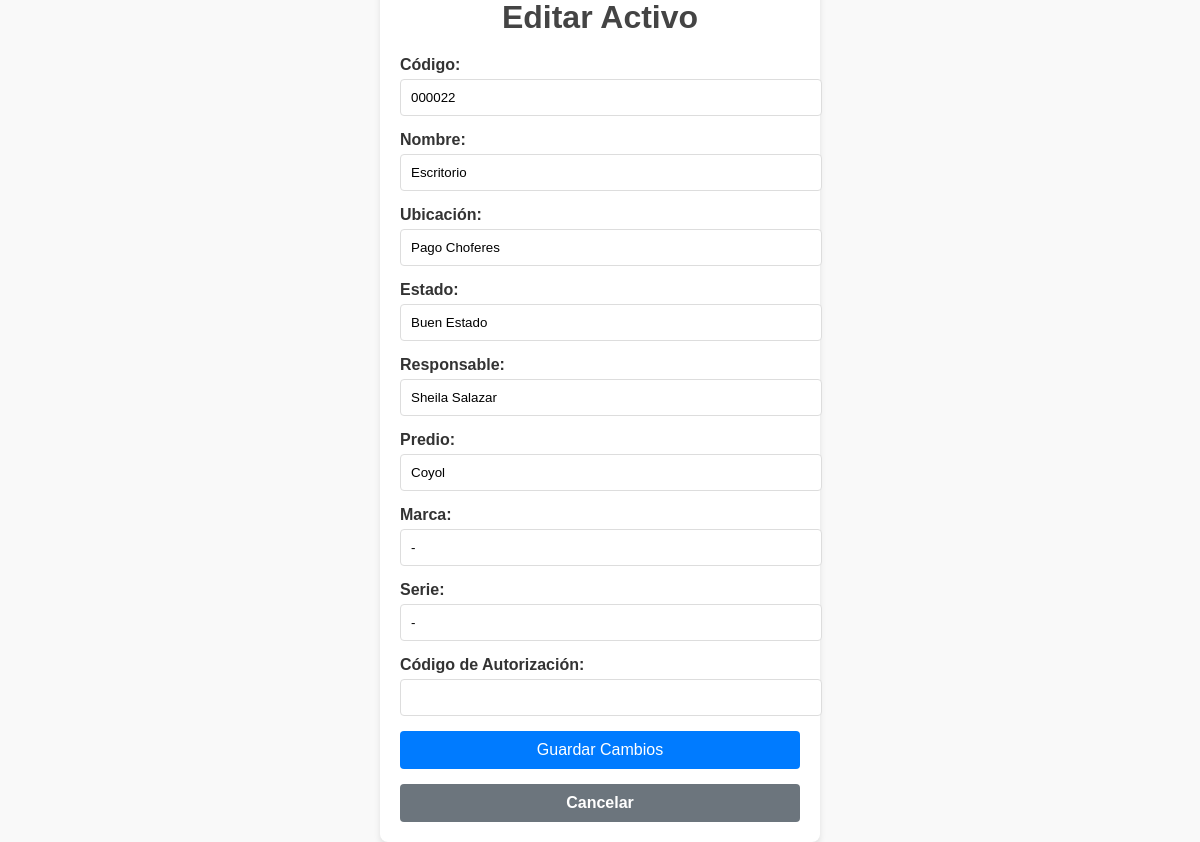
/editar/9, run on the app's committed database.
### tables this page shows
CREATE TABLE activos (
        id INTEGER PRIMARY KEY AUTOINCREMENT,
        codigo TEXT UNIQUE NOT NULL,
        nombre TEXT NOT NULL,
        ubicacion TEXT NOT NULL,
        estado TEXT NOT NULL,
        responsable TEXT,
        fecha_actualizacion TEXT NOT NULL
    , predio TEXT DEFAULT '', marca TEXT DEFAULT '', serie TEXT DEFAULT '');

### app.py (the view, shortened to what this page needs)
@app.route("/editar/<int:id>", methods=["GET", "POST"])
def editar_activo(id):
    conn = conectar_db()
    cursor = conn.cursor()
    cursor.execute("SELECT * FROM activos WHERE id = ?", (id,))
    activo = cursor.fetchone()
    conn.close()
    return render_template("editar.html", activo=activo)

### app.py (called while the page is built)
def conectar_db():
    conn = sqlite3.connect(DATABASE)
    return conn

### templates/editar.html (shortened to what this page needs)
<!DOCTYPE html>
<html lang="en">
<head>
</head>
<body>
    <form method="POST">
        <h1>Editar Activo</h1>
        <label for="codigo">Código:</label>
        <input type="text" id="codigo" name="codigo" value="{{ activo[1] }}" required>
        <label for="nombre">Nombre:</label>
        <input type="text" id="nombre" name="nombre" value="{{ activo[2] }}" required>
        <label for="ubicacion">Ubicación:</label>
        <input type="text" id="ubicacion" name="ubicacion" value="{{ activo[3] }}" required>
        <label for="estado">Estado:</label>
        <input type="text" id="estado" name="estado" value="{{ activo[4] }}" required>
        <label for="responsable">Responsable:</label>
        <input type="text" id="responsable" name="responsable" value="{{ activo[5] }}">
        <label for="predio">Predio:</label>
        <input type="text" id="predio" name="predio" value="{{ activo[7] }}" required>
        <label for="marca">Marca:</label>
        <input type="text" id="marca" name="marca" value="{{ activo[8] }}" required>
        <label for="serie">Serie:</label>
        <input type="text" id="serie" name="serie" value="{{ activo[9] }}" required>
        <label for="codigo_autorizacion">Código de Autorización:</label>
        <input type="password" id="codigo_autorizacion" name="codigo_autorizacion" required>
        <button type="submit">Guardar Cambios</button>
        <a href="/" class="cancel">Cancelar</a>
    </form>
</body>
</html>

### templates/editar.html (style rules this page uses)
body { font-family: Arial, sans-serif; background-color: #f9f9f9; color: #333; margin: 0; padding: 0; display: flex; justify-content: center; align-items: center; height: 100vh; }
form { background: #fff; padding: 20px; border-radius: 8px; box-shadow: 0 4px 6px rgba(0, 0, 0, 0.1); max-width: 400px; width: 100%; }
h1 { text-align: center; margin-bottom: 20px; color: #444; }
label { font-weight: bold; display: block; margin-bottom: 5px; }
input[type="text"], input[type="password"] { width: 100%; padding: 10px; margin-bottom: 15px; border: 1px solid #ddd; border-radius: 4px; }
button { width: 100%; background-color: #007BFF; color: white; border: none; padding: 10px; border-radius: 4px; cursor: pointer; font-size: 16px; }
.cancel { display: block; text-align: center; margin-top: 15px; background-color: #6c757d; color: white; padding: 10px; border-radius: 4px; text-decoration: none; font-weight: bold; }

### data on the page
activos: codigo "000022", nombre "Escritorio", ubicacion "Pago Choferes", estado "Buen Estado", responsable "Sheila Salazar", predio "Coyol", marca "-", serie "-"
